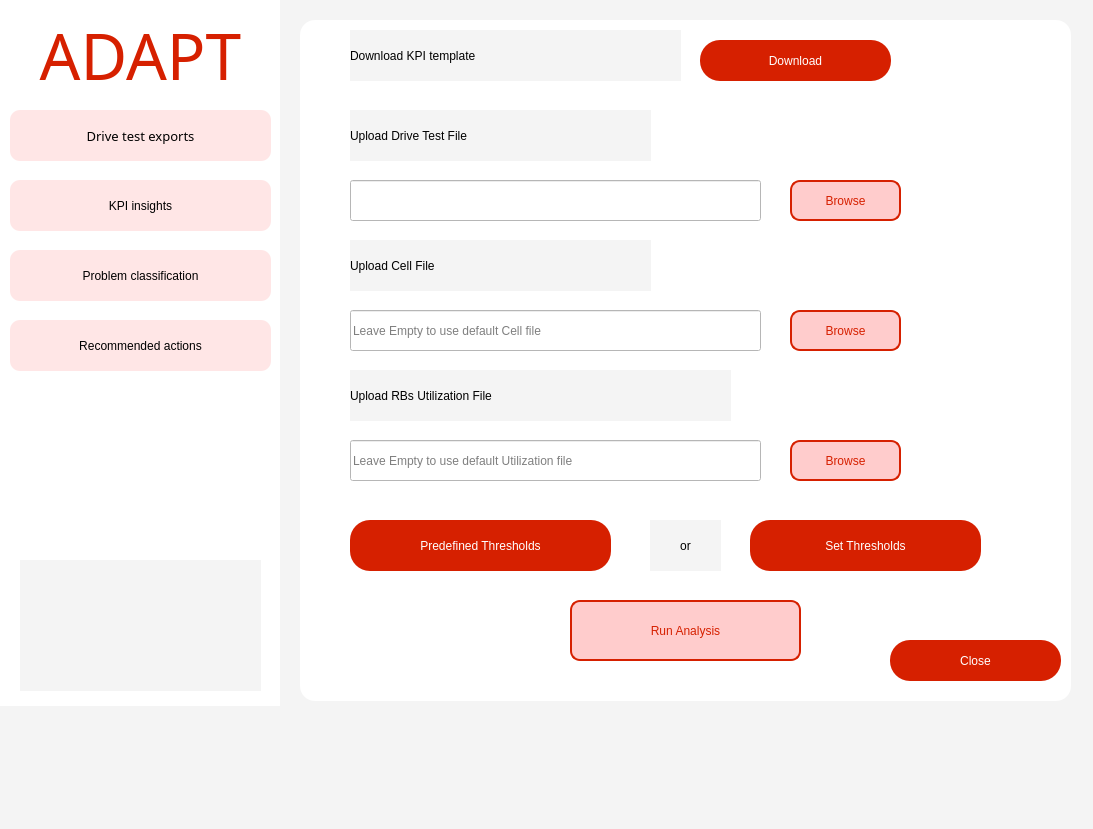
<?xml version="1.0" encoding="UTF-8"?>
<ui version="4.0">
 <class>MainWindow</class>
 <widget class="QMainWindow" name="MainWindow">
  <property name="geometry">
   <rect>
    <x>0</x>
    <y>0</y>
    <width>1093</width>
    <height>829</height>
   </rect>
  </property>
  <property name="windowTitle">
   <string>MainWindow</string>
  </property>
  <property name="styleSheet">
   <string notr="true">
background-color: rgb(244, 244, 244);
</string>
  </property>
  <property name="animated">
   <bool>true</bool>
  </property>
  <widget class="QWidget" name="centralwidget">
   <widget class="QLabel" name="label">
    <property name="geometry">
     <rect>
      <x>20</x>
      <y>10</y>
      <width>241</width>
      <height>91</height>
     </rect>
    </property>
    <property name="font">
     <font>
      <family>Britannic Bold</family>
      <pointsize>34</pointsize>
      <weight>50</weight>
      <italic>false</italic>
      <bold>false</bold>
     </font>
    </property>
    <property name="styleSheet">
     <string notr="true">color:rgb(214, 32, 0);
font: 34pt &quot;Britannic Bold&quot;;
background-color: rgb(255, 255, 255);



</string>
    </property>
    <property name="text">
     <string>&lt;html&gt;&lt;head/&gt;&lt;body&gt;&lt;p align=&quot;center&quot;&gt;&lt;span style=&quot; font-size:48pt;&quot;&gt;ADAPT&lt;/span&gt;&lt;/p&gt;&lt;/body&gt;&lt;/html&gt;</string>
    </property>
   </widget>
   <widget class="QLabel" name="label_2">
    <property name="geometry">
     <rect>
      <x>-1</x>
      <y>-5</y>
      <width>281</width>
      <height>711</height>
     </rect>
    </property>
    <property name="styleSheet">
     <string notr="true">background-color: rgb(255, 255, 255);</string>
    </property>
    <property name="text">
     <string/>
    </property>
   </widget>
   <widget class="QPushButton" name="exports_button">
    <property name="geometry">
     <rect>
      <x>10</x>
      <y>110</y>
      <width>261</width>
      <height>51</height>
     </rect>
    </property>
    <property name="font">
     <font>
      <family>Century Gothic</family>
      <pointsize>10</pointsize>
      <weight>50</weight>
      <italic>false</italic>
      <bold>false</bold>
      <underline>false</underline>
     </font>
    </property>
    <property name="styleSheet">
     <string notr="true">QPushButton {
    background-color: rgb(255, 230, 230); /* light faded red */
    font: 10pt &quot;Century Gothic&quot;;
    color: black;
    border-radius: 10px;
    border: none;
    padding: 6px 12px;
}

QPushButton:hover {
    background-color: rgb(250, 200, 200); /* slightly deeper red when hovering */
}

QPushButton:pressed {
    background-color: rgb(240, 180, 180); /* deeper red when pressed */
    padding-top: 8px;
    padding-bottom: 4px;
}
</string>
    </property>
    <property name="text">
     <string>Drive test exports</string>
    </property>
    <property name="icon">
     <iconset>
      <normaloff>../../../Downloads/file-export.png</normaloff>../../../Downloads/file-export.png</iconset>
    </property>
    <property name="flat">
     <bool>true</bool>
    </property>
   </widget>
   <widget class="QPushButton" name="insights_button">
    <property name="geometry">
     <rect>
      <x>10</x>
      <y>180</y>
      <width>261</width>
      <height>51</height>
     </rect>
    </property>
    <property name="styleSheet">
     <string notr="true">QPushButton {
    background-color: rgb(255, 230, 230); /* light faded red */
    font: 10pt &quot;Century Gothic&quot;;
    color: black;
    border-radius: 10px;
    border: none;
    padding: 6px 12px;
}

QPushButton:hover {
    background-color: rgb(250, 200, 200); /* slightly deeper red when hovering */
}

QPushButton:pressed {
    background-color: rgb(240, 180, 180); /* deeper red when pressed */
    padding-top: 8px;
    padding-bottom: 4px;
}
</string>
    </property>
    <property name="text">
     <string>KPI insights</string>
    </property>
    <property name="icon">
     <iconset>
      <normaloff>../../../Downloads/kpi-evaluation (1).png</normaloff>../../../Downloads/kpi-evaluation (1).png</iconset>
    </property>
    <property name="flat">
     <bool>true</bool>
    </property>
   </widget>
   <widget class="QPushButton" name="classification_button">
    <property name="enabled">
     <bool>false</bool>
    </property>
    <property name="geometry">
     <rect>
      <x>10</x>
      <y>250</y>
      <width>261</width>
      <height>51</height>
     </rect>
    </property>
    <property name="styleSheet">
     <string notr="true">QPushButton {
    background-color: rgb(255, 230, 230); /* light faded red */
    font: 10pt &quot;Century Gothic&quot;;
    color: black;
    border-radius: 10px;
    border: none;
    padding: 6px 12px;
}

QPushButton:hover {
    background-color: rgb(250, 200, 200); /* slightly deeper red when hovering */
}

QPushButton:pressed {
    background-color: rgb(240, 180, 180); /* deeper red when pressed */
    padding-top: 8px;
    padding-bottom: 4px;
}
</string>
    </property>
    <property name="text">
     <string>Problem classification</string>
    </property>
    <property name="icon">
     <iconset>
      <normaloff>../../../Downloads/problem-solving.png</normaloff>../../../Downloads/problem-solving.png</iconset>
    </property>
    <property name="checkable">
     <bool>false</bool>
    </property>
    <property name="default">
     <bool>false</bool>
    </property>
    <property name="flat">
     <bool>true</bool>
    </property>
   </widget>
   <widget class="QPushButton" name="actions_button">
    <property name="enabled">
     <bool>false</bool>
    </property>
    <property name="geometry">
     <rect>
      <x>10</x>
      <y>320</y>
      <width>261</width>
      <height>51</height>
     </rect>
    </property>
    <property name="styleSheet">
     <string notr="true">QPushButton {
    background-color: rgb(255, 230, 230); /* light faded red */
    font: 10pt &quot;Century Gothic&quot;;
    color: black;
    border-radius: 10px;
    border: none;
    padding: 6px 12px;
}

QPushButton:hover {
    background-color: rgb(250, 200, 200); /* slightly deeper red when hovering */
}

QPushButton:pressed {
    background-color: rgb(240, 180, 180); /* deeper red when pressed */
    padding-top: 8px;
    padding-bottom: 4px;
}
</string>
    </property>
    <property name="text">
     <string>Recommended actions</string>
    </property>
    <property name="icon">
     <iconset>
      <normaloff>../../../Downloads/decision-choice.png</normaloff>../../../Downloads/decision-choice.png</iconset>
    </property>
    <property name="flat">
     <bool>true</bool>
    </property>
   </widget>
   <widget class="QLabel" name="label_3">
    <property name="geometry">
     <rect>
      <x>350</x>
      <y>30</y>
      <width>331</width>
      <height>51</height>
     </rect>
    </property>
    <property name="styleSheet">
     <string notr="true">font: 75 16pt &quot;Century Gothic&quot;;
</string>
    </property>
    <property name="text">
     <string>Download KPI template</string>
    </property>
   </widget>
   <widget class="QPushButton" name="download_button">
    <property name="geometry">
     <rect>
      <x>700</x>
      <y>40</y>
      <width>191</width>
      <height>41</height>
     </rect>
    </property>
    <property name="styleSheet">
     <string notr="true">QPushButton {
    background-color: rgb(214, 32, 0);
    font: 75 11pt &quot;Century Gothic&quot;;
    color: rgb(255, 255, 255);
    border-radius: 20px;
    border: none;
    padding: 5px 10px;
}

QPushButton:pressed {
    background-color: rgb(180, 27, 0);
    padding-top: 7px;
    padding-bottom: 3px;
}

QPushButton:hover {
    background-color: rgb(230, 50, 20);
}
</string>
    </property>
    <property name="text">
     <string>Download</string>
    </property>
    <property name="icon">
     <iconset>
      <normaloff>../../../Downloads/download.png</normaloff>../../../Downloads/download.png</iconset>
    </property>
    <property name="default">
     <bool>false</bool>
    </property>
   </widget>
   <widget class="QLabel" name="label_4">
    <property name="geometry">
     <rect>
      <x>350</x>
      <y>110</y>
      <width>301</width>
      <height>51</height>
     </rect>
    </property>
    <property name="styleSheet">
     <string notr="true">font: 75 16pt &quot;Century Gothic&quot;;</string>
    </property>
    <property name="text">
     <string>Upload Drive Test File</string>
    </property>
   </widget>
   <widget class="QLineEdit" name="upload_drivetest_line">
    <property name="geometry">
     <rect>
      <x>350</x>
      <y>180</y>
      <width>411</width>
      <height>41</height>
     </rect>
    </property>
    <property name="styleSheet">
     <string notr="true">background-color: rgb(255, 255, 255);
font: 8pt &quot;Century Gothic&quot;;</string>
    </property>
    <property name="readOnly">
     <bool>true</bool>
    </property>
   </widget>
   <widget class="QPushButton" name="browse1_button">
    <property name="geometry">
     <rect>
      <x>790</x>
      <y>180</y>
      <width>111</width>
      <height>41</height>
     </rect>
    </property>
    <property name="styleSheet">
     <string notr="true">QPushButton {
    background-color: #FFCCCC;            /* Light red background */
    font: 75 11pt &quot;Century Gothic&quot;;
    color: rgb(214, 32, 0);               /* Deep red text to match border */
    border-radius: 10px;
    border: 2px solid rgb(214, 32, 0);    /* Red outline */
    padding: 5px 10px;
}

QPushButton:pressed {
    padding-top: 7px;
    padding-bottom: 3px;
    background-color: #FF9999;            /* Slightly darker red when pressed */
}

QPushButton:hover {
    background-color: #FFE5E5;            /* Lighter red on hover */
    border-color: rgb(230, 50, 20);       /* Slightly brighter red border */
}
</string>
    </property>
    <property name="text">
     <string>Browse</string>
    </property>
    <property name="icon">
     <iconset>
      <normaloff>../../../Downloads/document-circle-arrow-up.png</normaloff>../../../Downloads/document-circle-arrow-up.png</iconset>
    </property>
    <property name="default">
     <bool>false</bool>
    </property>
    <property name="flat">
     <bool>false</bool>
    </property>
   </widget>
   <widget class="QLabel" name="label_5">
    <property name="geometry">
     <rect>
      <x>350</x>
      <y>240</y>
      <width>301</width>
      <height>51</height>
     </rect>
    </property>
    <property name="styleSheet">
     <string notr="true">font: 75 16pt &quot;Century Gothic&quot;;
</string>
    </property>
    <property name="text">
     <string>Upload Cell File</string>
    </property>
   </widget>
   <widget class="QLineEdit" name="upload_cellfile_line">
    <property name="geometry">
     <rect>
      <x>350</x>
      <y>310</y>
      <width>411</width>
      <height>41</height>
     </rect>
    </property>
    <property name="styleSheet">
     <string notr="true">background-color: rgb(255, 255, 255);
font: 8pt &quot;Century Gothic&quot;;</string>
    </property>
    <property name="text">
     <string/>
    </property>
    <property name="readOnly">
     <bool>true</bool>
    </property>
    <property name="placeholderText">
     <string>Leave Empty to use default Cell file</string>
    </property>
   </widget>
   <widget class="QPushButton" name="browse2_button">
    <property name="geometry">
     <rect>
      <x>790</x>
      <y>310</y>
      <width>111</width>
      <height>41</height>
     </rect>
    </property>
    <property name="styleSheet">
     <string notr="true">QPushButton {
    background-color: #FFCCCC;            /* Light red background */
    font: 75 11pt &quot;Century Gothic&quot;;
    color: rgb(214, 32, 0);               /* Deep red text to match border */
    border-radius: 10px;
    border: 2px solid rgb(214, 32, 0);    /* Red outline */
    padding: 5px 10px;
}

QPushButton:pressed {
    padding-top: 7px;
    padding-bottom: 3px;
    background-color: #FF9999;            /* Slightly darker red when pressed */
}

QPushButton:hover {
    background-color: #FFE5E5;            /* Lighter red on hover */
    border-color: rgb(230, 50, 20);       /* Slightly brighter red border */
}
</string>
    </property>
    <property name="text">
     <string>Browse</string>
    </property>
    <property name="icon">
     <iconset>
      <normaloff>../../../Downloads/document-circle-arrow-up.png</normaloff>../../../Downloads/document-circle-arrow-up.png</iconset>
    </property>
    <property name="default">
     <bool>false</bool>
    </property>
   </widget>
   <widget class="QPushButton" name="predefined_button">
    <property name="geometry">
     <rect>
      <x>350</x>
      <y>520</y>
      <width>261</width>
      <height>51</height>
     </rect>
    </property>
    <property name="styleSheet">
     <string notr="true">QPushButton {
    background-color: rgb(214, 32, 0);
    font: 75 11pt &quot;Century Gothic&quot;;
    color: rgb(255, 255, 255);
    border-radius: 20px;
    border: none;
    padding: 5px 10px;
}

QPushButton:pressed {
    background-color: rgb(180, 27, 0);
    padding-top: 7px;
    padding-bottom: 3px;
}

QPushButton:hover {
    background-color: rgb(230, 50, 20);
}
</string>
    </property>
    <property name="text">
     <string>Predefined Thresholds</string>
    </property>
    <property name="icon">
     <iconset>
      <normaloff>../../../Downloads/artificial-intelligence.png</normaloff>../../../Downloads/artificial-intelligence.png</iconset>
    </property>
    <property name="default">
     <bool>false</bool>
    </property>
   </widget>
   <widget class="QPushButton" name="set_thresholds_button">
    <property name="geometry">
     <rect>
      <x>750</x>
      <y>520</y>
      <width>231</width>
      <height>51</height>
     </rect>
    </property>
    <property name="styleSheet">
     <string notr="true">QPushButton {
    background-color: rgb(214, 32, 0);
    font: 75 11pt &quot;Century Gothic&quot;;
    color: rgb(255, 255, 255);
    border-radius: 20px;
    border: none;
    padding: 5px 10px;
}

QPushButton:pressed {
    background-color: rgb(180, 27, 0);
    padding-top: 7px;
    padding-bottom: 3px;
}

QPushButton:hover {
    background-color: rgb(230, 50, 20);
}
</string>
    </property>
    <property name="text">
     <string>Set Thresholds</string>
    </property>
    <property name="icon">
     <iconset>
      <normaloff>../../../Downloads/algorithm.png</normaloff>../../../Downloads/algorithm.png</iconset>
    </property>
    <property name="default">
     <bool>false</bool>
    </property>
   </widget>
   <widget class="QLabel" name="label_6">
    <property name="geometry">
     <rect>
      <x>650</x>
      <y>520</y>
      <width>71</width>
      <height>51</height>
     </rect>
    </property>
    <property name="styleSheet">
     <string notr="true">font: 75 16pt &quot;Century Gothic&quot;;
</string>
    </property>
    <property name="text">
     <string>or</string>
    </property>
    <property name="alignment">
     <set>Qt::AlignCenter</set>
    </property>
   </widget>
   <widget class="QPushButton" name="Run_button">
    <property name="geometry">
     <rect>
      <x>570</x>
      <y>600</y>
      <width>231</width>
      <height>61</height>
     </rect>
    </property>
    <property name="styleSheet">
     <string notr="true">QPushButton {
    background-color: #FFCCCC;            /* Light red background */
    font: 75 11pt &quot;Century Gothic&quot;;
    color: rgb(214, 32, 0);               /* Deep red text to match border */
    border-radius: 10px;
    border: 2px solid rgb(214, 32, 0);    /* Red outline */
    padding: 5px 10px;
}

QPushButton:pressed {
    padding-top: 7px;
    padding-bottom: 3px;
    background-color: #FF9999;            /* Slightly darker red when pressed */
}

QPushButton:hover {
    background-color: #FFE5E5;            /* Lighter red on hover */
    border-color: rgb(230, 50, 20);       /* Slightly brighter red border */
}
</string>
    </property>
    <property name="text">
     <string>Run Analysis</string>
    </property>
    <property name="icon">
     <iconset>
      <normaloff>../../../Downloads/play.png</normaloff>../../../Downloads/play.png</iconset>
    </property>
    <property name="default">
     <bool>false</bool>
    </property>
   </widget>
   <widget class="QPushButton" name="Run_button_2">
    <property name="geometry">
     <rect>
      <x>890</x>
      <y>640</y>
      <width>171</width>
      <height>41</height>
     </rect>
    </property>
    <property name="styleSheet">
     <string notr="true">QPushButton {
    background-color: rgb(214, 32, 0);
    font: 75 11pt &quot;Century Gothic&quot;;
    color: rgb(255, 255, 255);
    border-radius: 20px;
    border: none;
    padding: 5px 10px;
}

QPushButton:pressed {
    background-color: rgb(180, 27, 0);
    padding-top: 7px;
    padding-bottom: 3px;
}

QPushButton:hover {
    background-color: rgb(230, 50, 20);
}
</string>
    </property>
    <property name="text">
     <string>Close</string>
    </property>
    <property name="default">
     <bool>false</bool>
    </property>
   </widget>
   <widget class="QFrame" name="contentFrame">
    <property name="geometry">
     <rect>
      <x>300</x>
      <y>20</y>
      <width>771</width>
      <height>681</height>
     </rect>
    </property>
    <property name="font">
     <font>
      <weight>50</weight>
      <bold>false</bold>
     </font>
    </property>
    <property name="styleSheet">
     <string notr="true">
      QFrame#contentFrame {
       background-color: white;
       border-radius: 15px;
      }
     </string>
    </property>
   </widget>
   <widget class="QLabel" name="label_7">
    <property name="geometry">
     <rect>
      <x>20</x>
      <y>560</y>
      <width>241</width>
      <height>131</height>
     </rect>
    </property>
    <property name="frameShape">
     <enum>QFrame::NoFrame</enum>
    </property>
    <property name="frameShadow">
     <enum>QFrame::Plain</enum>
    </property>
    <property name="text">
     <string/>
    </property>
    <property name="pixmap">
     <pixmap>../Vodafone-Logo.png</pixmap>
    </property>
    <property name="scaledContents">
     <bool>true</bool>
    </property>
   </widget>
   <widget class="QLineEdit" name="upload_RBs_line">
    <property name="geometry">
     <rect>
      <x>350</x>
      <y>440</y>
      <width>411</width>
      <height>41</height>
     </rect>
    </property>
    <property name="styleSheet">
     <string notr="true">background-color: rgb(255, 255, 255);
font: 8pt &quot;Century Gothic&quot;;</string>
    </property>
    <property name="inputMask">
     <string/>
    </property>
    <property name="text">
     <string/>
    </property>
    <property name="readOnly">
     <bool>true</bool>
    </property>
    <property name="placeholderText">
     <string>Leave Empty to use default Utilization file</string>
    </property>
   </widget>
   <widget class="QPushButton" name="browse3_button">
    <property name="geometry">
     <rect>
      <x>790</x>
      <y>440</y>
      <width>111</width>
      <height>41</height>
     </rect>
    </property>
    <property name="styleSheet">
     <string notr="true">QPushButton {
    background-color: #FFCCCC;            /* Light red background */
    font: 75 11pt &quot;Century Gothic&quot;;
    color: rgb(214, 32, 0);               /* Deep red text to match border */
    border-radius: 10px;
    border: 2px solid rgb(214, 32, 0);    /* Red outline */
    padding: 5px 10px;
}

QPushButton:pressed {
    padding-top: 7px;
    padding-bottom: 3px;
    background-color: #FF9999;            /* Slightly darker red when pressed */
}

QPushButton:hover {
    background-color: #FFE5E5;            /* Lighter red on hover */
    border-color: rgb(230, 50, 20);       /* Slightly brighter red border */
}
</string>
    </property>
    <property name="text">
     <string>Browse</string>
    </property>
    <property name="icon">
     <iconset>
      <normaloff>../../../Downloads/document-circle-arrow-up.png</normaloff>../../../Downloads/document-circle-arrow-up.png</iconset>
    </property>
    <property name="default">
     <bool>false</bool>
    </property>
   </widget>
   <widget class="QLabel" name="label_8">
    <property name="geometry">
     <rect>
      <x>350</x>
      <y>370</y>
      <width>381</width>
      <height>51</height>
     </rect>
    </property>
    <property name="styleSheet">
     <string notr="true">font: 75 16pt &quot;Century Gothic&quot;;
</string>
    </property>
    <property name="text">
     <string>Upload RBs Utilization File</string>
    </property>
   </widget>
   <zorder>contentFrame</zorder>
   <zorder>upload_RBs_line</zorder>
   <zorder>browse3_button</zorder>
   <zorder>label_8</zorder>
   <zorder>label_2</zorder>
   <zorder>label</zorder>
   <zorder>exports_button</zorder>
   <zorder>insights_button</zorder>
   <zorder>classification_button</zorder>
   <zorder>actions_button</zorder>
   <zorder>label_3</zorder>
   <zorder>download_button</zorder>
   <zorder>label_4</zorder>
   <zorder>upload_drivetest_line</zorder>
   <zorder>label_5</zorder>
   <zorder>upload_cellfile_line</zorder>
   <zorder>browse2_button</zorder>
   <zorder>predefined_button</zorder>
   <zorder>set_thresholds_button</zorder>
   <zorder>label_6</zorder>
   <zorder>browse1_button</zorder>
   <zorder>Run_button</zorder>
   <zorder>Run_button_2</zorder>
   <zorder>label_7</zorder>
  </widget>
  <widget class="QMenuBar" name="menubar">
   <property name="geometry">
    <rect>
     <x>0</x>
     <y>0</y>
     <width>1093</width>
     <height>26</height>
    </rect>
   </property>
  </widget>
  <widget class="QStatusBar" name="statusbar"/>
 </widget>
 <resources/>
 <connections>
  <connection>
   <sender>Run_button_2</sender>
   <signal>clicked()</signal>
   <receiver>MainWindow</receiver>
   <slot>close()</slot>
   <hints>
    <hint type="sourcelabel">
     <x>990</x>
     <y>684</y>
    </hint>
    <hint type="destinationlabel">
     <x>983</x>
     <y>760</y>
    </hint>
   </hints>
  </connection>
 </connections>
</ui>
